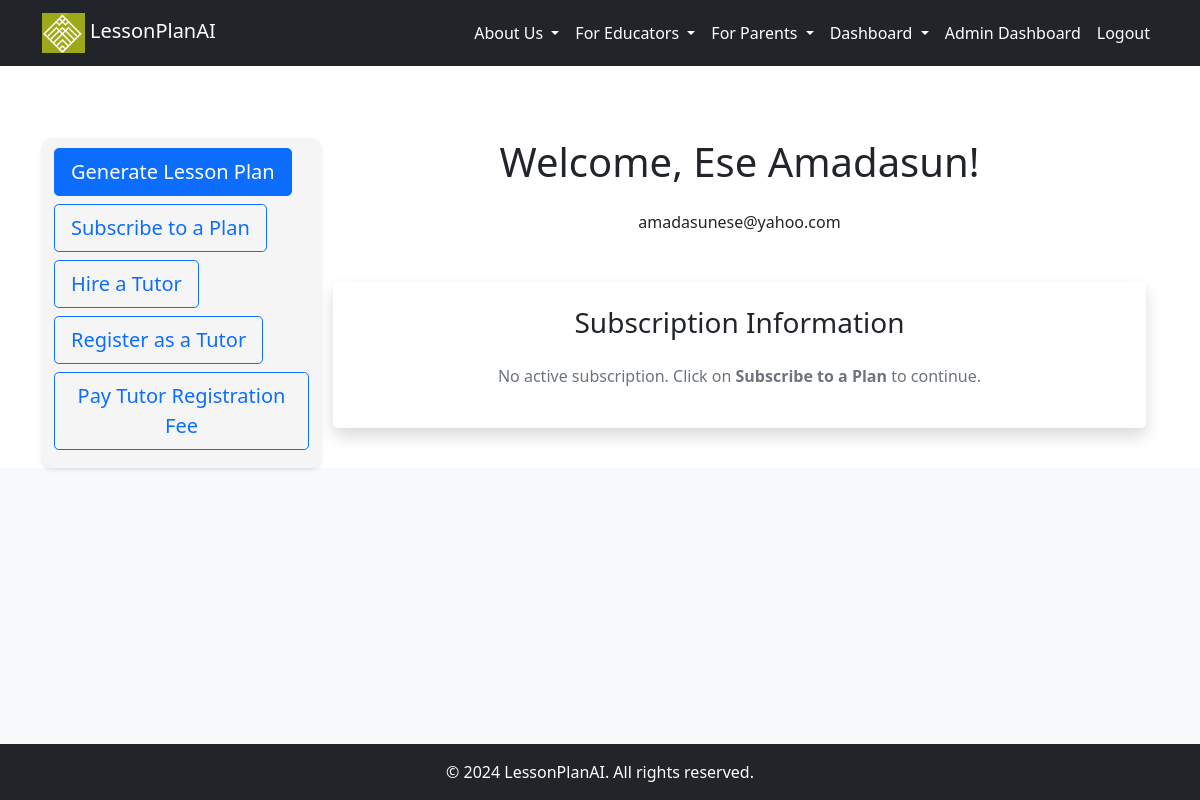
/dashboard (signed in), run on the app's committed database.
### src/accounts/models.py (models this page shows, shortened)
class User(UserMixin, db.Model):
    __tablename__ = "users"
    id = db.Column(db.Integer, primary_key=True)
    email = db.Column(db.String, unique=True, nullable=False)
    first_name = db.Column(db.String, nullable=False)
    last_name = db.Column(db.String, nullable=False)
    password = db.Column(db.String, nullable=False)
    created_on = db.Column(db.DateTime, nullable=False)
    is_admin = db.Column(db.Boolean, nullable=False, default=False)
    is_confirmed = db.Column(db.Boolean, nullable=True, default=False)
    confirmed_on = db.Column(db.DateTime, nullable=True)
    subscription = db.relationship('Subscription', backref='user', uselist=False)
    tutor = db.relationship('Tutor', backref='user', uselist=False)

### src/core/views.py (the view)
@core_bp.route('/dashboard')
@login_required
@check_is_confirmed
def dashboard():
    subscription = Subscription.query.filter_by(user_id=current_user.id).first()
    return render_template('accounts/dashboard.html', subscription=subscription, today=datetime.now())

### src/__init__.py (called while the page is built)
@login_manager.user_loader
def load_user(user_id):
    return User.query.filter(User.id == int(user_id)).first()

### src/templates/accounts/dashboard.html (shortened to what this page needs)
{% extends '_base.html' %}
{% block content %}
<div class="container mt-5">
  <div class="row">
    <div class="col-md-3 button-widget">
      <a href="{{ url_for('core.generate_lesson') }}" class="btn btn-primary btn-lg mb-2">Generate Lesson Plan</a>
      <a href="{{ url_for('core.subscribe') }}" class="btn btn-outline-primary btn-lg mb-2">Subscribe to a Plan</a>
      <a href="{{ url_for('core.hire_tutor') }}" class="btn btn-outline-primary btn-lg mb-2">Hire a Tutor</a>
      <a href="{{ url_for('core.online_tutor') }}" class="btn btn-outline-primary btn-lg mb-2">Register as a Tutor</a>
      <a href="{{ url_for('core.service_fee_payment') }}" class="btn btn-outline-primary btn-lg mb-2">Pay Tutor Registration Fee</a>
  </div>
    <div class="col-md-9">
      <h3 class="display-6 mb-4 text-center">Welcome, {{ current_user.first_name }} {{ current_user.last_name }}!</h3>
      <p class="text-center">{{ current_user.email }}</p>
      <div class="subscription-info mt-5 p-4 rounded-lg shadow">
        <h3 class="text-center mb-4">Subscription Information</h3>
        {% if subscription %}
        <div class="card">
          <div class="card-body-d">
            <p class="card-text"><strong>Plan:</strong> {{ subscription.plan }}</p>
            <p class="card-text"><strong>Amount:</strong> {{ subscription.amount }}</p>
            <p class="card-text"><strong>Date Subscribed:</strong> {{ subscription.start_date.strftime('%Y-%m-%d %H:%M:%S') }}</p>
            <p class="card-text"><strong>Expiring Date:</strong> {{ subscription.end_date.strftime('%Y-%m-%d %H:%M:%S') }}</p>
            <p class="card-text"><strong>Remaining Usages:</strong>
              {% if subscription.end_date < today %}
                  Expired
              {% else %}
                  {{ subscription.remaining_usages }}
              {% endif %}
          </p>
            {% if subscription.paid %}
            <p class="card-text text-success"><strong>Status:</strong> Subscription Successful</p>
            {% else %}
            <p class="card-text text-warning"><strong>Status:</strong> Awaiting Payment</p>
            {% endif %}
          </div>
        </div>
        {% else %}
        <p class="text-center text-muted">No active subscription. Click on <strong>Subscribe to a Plan</strong> to continue.</p>
        {% endif %}
      </div>
    </div>
  </div>
</div>
{% endblock %}

### src/static/styles.css (style rules this page uses)
a { text-decoration: none; }
body { display: flex; flex-direction: column; min-height: 100vh; }
.button-widget { padding: 10px; background-color: #f5f5f5; border-radius: 10px; box-shadow: 0 2px 4px rgba(0, 0, 0, 0.1); }
.subscription-info { background: #ffffff; border-radius: 10px; box-shadow: 0 2px 4px rgba(0, 0, 0, 0.1); }

### data on the page
User: first_name "Ese", last_name "Amadasun", email "amadasunese@yahoo.com"
